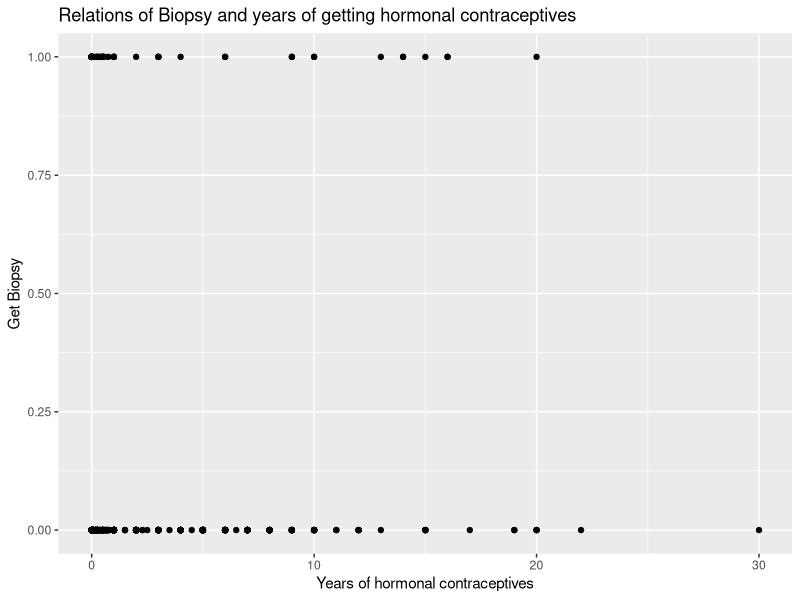

The R script that drew this image:
library(ggplot2)
library(dplyr)

bc_data <- read.csv("./cervicalcancerdata.csv", stringsAsFactor = FALSE)

ggplot(bc_data) + 
  geom_point(aes(x = Hormonal.Contraceptives..years., y = Biopsy)) +
  labs(title = "Relations of Biopsy and years of getting hormonal contraceptives",
       x = "Years of hormonal contraceptives",
       y = "Get Biopsy")
  